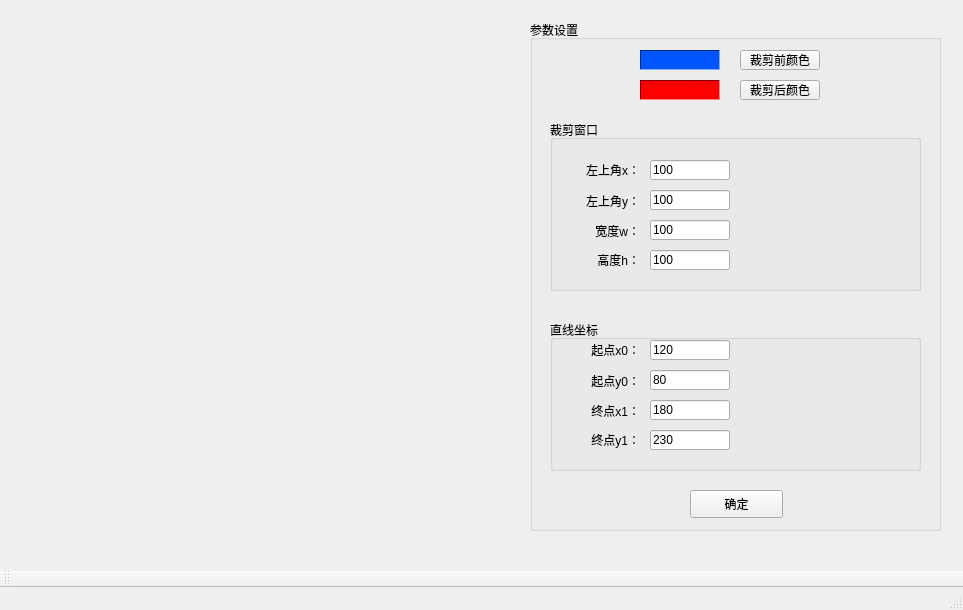
<?xml version="1.0" encoding="UTF-8"?>
<ui version="4.0">
 <class>MainWindow</class>
 <widget class="QMainWindow" name="MainWindow">
  <property name="geometry">
   <rect>
    <x>0</x>
    <y>0</y>
    <width>963</width>
    <height>610</height>
   </rect>
  </property>
  <property name="windowTitle">
   <string>实验10 直线的裁剪</string>
  </property>
  <widget class="QWidget" name="centralwidget">
   <widget class="QGroupBox" name="groupBox_set">
    <property name="geometry">
     <rect>
      <x>530</x>
      <y>20</y>
      <width>411</width>
      <height>511</height>
     </rect>
    </property>
    <property name="title">
     <string>参数设置</string>
    </property>
    <widget class="QFrame" name="frame_oldColor">
     <property name="geometry">
      <rect>
       <x>110</x>
       <y>30</y>
       <width>80</width>
       <height>20</height>
      </rect>
     </property>
     <property name="palette">
      <palette>
       <active>
        <colorrole role="WindowText">
         <brush brushstyle="SolidPattern">
          <color alpha="255">
           <red>0</red>
           <green>0</green>
           <blue>0</blue>
          </color>
         </brush>
        </colorrole>
        <colorrole role="Button">
         <brush brushstyle="SolidPattern">
          <color alpha="255">
           <red>0</red>
           <green>85</green>
           <blue>255</blue>
          </color>
         </brush>
        </colorrole>
        <colorrole role="Light">
         <brush brushstyle="SolidPattern">
          <color alpha="255">
           <red>127</red>
           <green>170</green>
           <blue>255</blue>
          </color>
         </brush>
        </colorrole>
        <colorrole role="Midlight">
         <brush brushstyle="SolidPattern">
          <color alpha="255">
           <red>63</red>
           <green>127</green>
           <blue>255</blue>
          </color>
         </brush>
        </colorrole>
        <colorrole role="Dark">
         <brush brushstyle="SolidPattern">
          <color alpha="255">
           <red>0</red>
           <green>42</green>
           <blue>127</blue>
          </color>
         </brush>
        </colorrole>
        <colorrole role="Mid">
         <brush brushstyle="SolidPattern">
          <color alpha="255">
           <red>0</red>
           <green>56</green>
           <blue>170</blue>
          </color>
         </brush>
        </colorrole>
        <colorrole role="Text">
         <brush brushstyle="SolidPattern">
          <color alpha="255">
           <red>0</red>
           <green>0</green>
           <blue>0</blue>
          </color>
         </brush>
        </colorrole>
        <colorrole role="BrightText">
         <brush brushstyle="SolidPattern">
          <color alpha="255">
           <red>255</red>
           <green>255</green>
           <blue>255</blue>
          </color>
         </brush>
        </colorrole>
        <colorrole role="ButtonText">
         <brush brushstyle="SolidPattern">
          <color alpha="255">
           <red>0</red>
           <green>0</green>
           <blue>0</blue>
          </color>
         </brush>
        </colorrole>
        <colorrole role="Base">
         <brush brushstyle="SolidPattern">
          <color alpha="255">
           <red>255</red>
           <green>255</green>
           <blue>255</blue>
          </color>
         </brush>
        </colorrole>
        <colorrole role="Window">
         <brush brushstyle="SolidPattern">
          <color alpha="255">
           <red>0</red>
           <green>85</green>
           <blue>255</blue>
          </color>
         </brush>
        </colorrole>
        <colorrole role="Shadow">
         <brush brushstyle="SolidPattern">
          <color alpha="255">
           <red>0</red>
           <green>0</green>
           <blue>0</blue>
          </color>
         </brush>
        </colorrole>
        <colorrole role="AlternateBase">
         <brush brushstyle="SolidPattern">
          <color alpha="255">
           <red>127</red>
           <green>170</green>
           <blue>255</blue>
          </color>
         </brush>
        </colorrole>
        <colorrole role="ToolTipBase">
         <brush brushstyle="SolidPattern">
          <color alpha="255">
           <red>255</red>
           <green>255</green>
           <blue>220</blue>
          </color>
         </brush>
        </colorrole>
        <colorrole role="ToolTipText">
         <brush brushstyle="SolidPattern">
          <color alpha="255">
           <red>0</red>
           <green>0</green>
           <blue>0</blue>
          </color>
         </brush>
        </colorrole>
        <colorrole role="PlaceholderText">
         <brush brushstyle="SolidPattern">
          <color alpha="128">
           <red>0</red>
           <green>0</green>
           <blue>0</blue>
          </color>
         </brush>
        </colorrole>
       </active>
       <inactive>
        <colorrole role="WindowText">
         <brush brushstyle="SolidPattern">
          <color alpha="255">
           <red>0</red>
           <green>0</green>
           <blue>0</blue>
          </color>
         </brush>
        </colorrole>
        <colorrole role="Button">
         <brush brushstyle="SolidPattern">
          <color alpha="255">
           <red>0</red>
           <green>85</green>
           <blue>255</blue>
          </color>
         </brush>
        </colorrole>
        <colorrole role="Light">
         <brush brushstyle="SolidPattern">
          <color alpha="255">
           <red>127</red>
           <green>170</green>
           <blue>255</blue>
          </color>
         </brush>
        </colorrole>
        <colorrole role="Midlight">
         <brush brushstyle="SolidPattern">
          <color alpha="255">
           <red>63</red>
           <green>127</green>
           <blue>255</blue>
          </color>
         </brush>
        </colorrole>
        <colorrole role="Dark">
         <brush brushstyle="SolidPattern">
          <color alpha="255">
           <red>0</red>
           <green>42</green>
           <blue>127</blue>
          </color>
         </brush>
        </colorrole>
        <colorrole role="Mid">
         <brush brushstyle="SolidPattern">
          <color alpha="255">
           <red>0</red>
           <green>56</green>
           <blue>170</blue>
          </color>
         </brush>
        </colorrole>
        <colorrole role="Text">
         <brush brushstyle="SolidPattern">
          <color alpha="255">
           <red>0</red>
           <green>0</green>
           <blue>0</blue>
          </color>
         </brush>
        </colorrole>
        <colorrole role="BrightText">
         <brush brushstyle="SolidPattern">
          <color alpha="255">
           <red>255</red>
           <green>255</green>
           <blue>255</blue>
          </color>
         </brush>
        </colorrole>
        <colorrole role="ButtonText">
         <brush brushstyle="SolidPattern">
          <color alpha="255">
           <red>0</red>
           <green>0</green>
           <blue>0</blue>
          </color>
         </brush>
        </colorrole>
        <colorrole role="Base">
         <brush brushstyle="SolidPattern">
          <color alpha="255">
           <red>255</red>
           <green>255</green>
           <blue>255</blue>
          </color>
         </brush>
        </colorrole>
        <colorrole role="Window">
         <brush brushstyle="SolidPattern">
          <color alpha="255">
           <red>0</red>
           <green>85</green>
           <blue>255</blue>
          </color>
         </brush>
        </colorrole>
        <colorrole role="Shadow">
         <brush brushstyle="SolidPattern">
          <color alpha="255">
           <red>0</red>
           <green>0</green>
           <blue>0</blue>
          </color>
         </brush>
        </colorrole>
        <colorrole role="AlternateBase">
         <brush brushstyle="SolidPattern">
          <color alpha="255">
           <red>127</red>
           <green>170</green>
           <blue>255</blue>
          </color>
         </brush>
        </colorrole>
        <colorrole role="ToolTipBase">
         <brush brushstyle="SolidPattern">
          <color alpha="255">
           <red>255</red>
           <green>255</green>
           <blue>220</blue>
          </color>
         </brush>
        </colorrole>
        <colorrole role="ToolTipText">
         <brush brushstyle="SolidPattern">
          <color alpha="255">
           <red>0</red>
           <green>0</green>
           <blue>0</blue>
          </color>
         </brush>
        </colorrole>
        <colorrole role="PlaceholderText">
         <brush brushstyle="SolidPattern">
          <color alpha="128">
           <red>0</red>
           <green>0</green>
           <blue>0</blue>
          </color>
         </brush>
        </colorrole>
       </inactive>
       <disabled>
        <colorrole role="WindowText">
         <brush brushstyle="SolidPattern">
          <color alpha="255">
           <red>0</red>
           <green>42</green>
           <blue>127</blue>
          </color>
         </brush>
        </colorrole>
        <colorrole role="Button">
         <brush brushstyle="SolidPattern">
          <color alpha="255">
           <red>0</red>
           <green>85</green>
           <blue>255</blue>
          </color>
         </brush>
        </colorrole>
        <colorrole role="Light">
         <brush brushstyle="SolidPattern">
          <color alpha="255">
           <red>127</red>
           <green>170</green>
           <blue>255</blue>
          </color>
         </brush>
        </colorrole>
        <colorrole role="Midlight">
         <brush brushstyle="SolidPattern">
          <color alpha="255">
           <red>63</red>
           <green>127</green>
           <blue>255</blue>
          </color>
         </brush>
        </colorrole>
        <colorrole role="Dark">
         <brush brushstyle="SolidPattern">
          <color alpha="255">
           <red>0</red>
           <green>42</green>
           <blue>127</blue>
          </color>
         </brush>
        </colorrole>
        <colorrole role="Mid">
         <brush brushstyle="SolidPattern">
          <color alpha="255">
           <red>0</red>
           <green>56</green>
           <blue>170</blue>
          </color>
         </brush>
        </colorrole>
        <colorrole role="Text">
         <brush brushstyle="SolidPattern">
          <color alpha="255">
           <red>0</red>
           <green>42</green>
           <blue>127</blue>
          </color>
         </brush>
        </colorrole>
        <colorrole role="BrightText">
         <brush brushstyle="SolidPattern">
          <color alpha="255">
           <red>255</red>
           <green>255</green>
           <blue>255</blue>
          </color>
         </brush>
        </colorrole>
        <colorrole role="ButtonText">
         <brush brushstyle="SolidPattern">
          <color alpha="255">
           <red>0</red>
           <green>42</green>
           <blue>127</blue>
          </color>
         </brush>
        </colorrole>
        <colorrole role="Base">
         <brush brushstyle="SolidPattern">
          <color alpha="255">
           <red>0</red>
           <green>85</green>
           <blue>255</blue>
          </color>
         </brush>
        </colorrole>
        <colorrole role="Window">
         <brush brushstyle="SolidPattern">
          <color alpha="255">
           <red>0</red>
           <green>85</green>
           <blue>255</blue>
          </color>
         </brush>
        </colorrole>
        <colorrole role="Shadow">
         <brush brushstyle="SolidPattern">
          <color alpha="255">
           <red>0</red>
           <green>0</green>
           <blue>0</blue>
          </color>
         </brush>
        </colorrole>
        <colorrole role="AlternateBase">
         <brush brushstyle="SolidPattern">
          <color alpha="255">
           <red>0</red>
           <green>85</green>
           <blue>255</blue>
          </color>
         </brush>
        </colorrole>
        <colorrole role="ToolTipBase">
         <brush brushstyle="SolidPattern">
          <color alpha="255">
           <red>255</red>
           <green>255</green>
           <blue>220</blue>
          </color>
         </brush>
        </colorrole>
        <colorrole role="ToolTipText">
         <brush brushstyle="SolidPattern">
          <color alpha="255">
           <red>0</red>
           <green>0</green>
           <blue>0</blue>
          </color>
         </brush>
        </colorrole>
        <colorrole role="PlaceholderText">
         <brush brushstyle="SolidPattern">
          <color alpha="128">
           <red>0</red>
           <green>0</green>
           <blue>0</blue>
          </color>
         </brush>
        </colorrole>
       </disabled>
      </palette>
     </property>
     <property name="autoFillBackground">
      <bool>true</bool>
     </property>
     <property name="frameShape">
      <enum>QFrame::Panel</enum>
     </property>
     <property name="frameShadow">
      <enum>QFrame::Sunken</enum>
     </property>
    </widget>
    <widget class="QPushButton" name="pushButton_oldColor">
     <property name="geometry">
      <rect>
       <x>210</x>
       <y>30</y>
       <width>80</width>
       <height>20</height>
      </rect>
     </property>
     <property name="text">
      <string>裁剪前颜色</string>
     </property>
    </widget>
    <widget class="QGroupBox" name="groupBox">
     <property name="geometry">
      <rect>
       <x>20</x>
       <y>100</y>
       <width>371</width>
       <height>171</height>
      </rect>
     </property>
     <property name="title">
      <string>裁剪窗口</string>
     </property>
     <widget class="QLineEdit" name="lineEdit_w">
      <property name="geometry">
       <rect>
        <x>100</x>
        <y>100</y>
        <width>80</width>
        <height>20</height>
       </rect>
      </property>
      <property name="text">
       <string>100</string>
      </property>
     </widget>
     <widget class="QLabel" name="label_lefty">
      <property name="geometry">
       <rect>
        <x>10</x>
        <y>70</y>
        <width>80</width>
        <height>21</height>
       </rect>
      </property>
      <property name="layoutDirection">
       <enum>Qt::RightToLeft</enum>
      </property>
      <property name="text">
       <string>左上角y：</string>
      </property>
      <property name="alignment">
       <set>Qt::AlignRight|Qt::AlignTrailing|Qt::AlignVCenter</set>
      </property>
     </widget>
     <widget class="QLineEdit" name="lineEdit_leftx">
      <property name="geometry">
       <rect>
        <x>100</x>
        <y>40</y>
        <width>80</width>
        <height>20</height>
       </rect>
      </property>
      <property name="text">
       <string>100</string>
      </property>
     </widget>
     <widget class="QLineEdit" name="lineEdit_lefty">
      <property name="geometry">
       <rect>
        <x>100</x>
        <y>70</y>
        <width>80</width>
        <height>20</height>
       </rect>
      </property>
      <property name="text">
       <string>100</string>
      </property>
     </widget>
     <widget class="QLabel" name="label_w">
      <property name="geometry">
       <rect>
        <x>10</x>
        <y>100</y>
        <width>80</width>
        <height>21</height>
       </rect>
      </property>
      <property name="layoutDirection">
       <enum>Qt::RightToLeft</enum>
      </property>
      <property name="text">
       <string>宽度w：</string>
      </property>
      <property name="alignment">
       <set>Qt::AlignRight|Qt::AlignTrailing|Qt::AlignVCenter</set>
      </property>
     </widget>
     <widget class="QLabel" name="label_leftx">
      <property name="geometry">
       <rect>
        <x>10</x>
        <y>40</y>
        <width>80</width>
        <height>20</height>
       </rect>
      </property>
      <property name="layoutDirection">
       <enum>Qt::RightToLeft</enum>
      </property>
      <property name="text">
       <string>左上角x：</string>
      </property>
      <property name="alignment">
       <set>Qt::AlignRight|Qt::AlignTrailing|Qt::AlignVCenter</set>
      </property>
     </widget>
     <widget class="QLineEdit" name="lineEdit_h">
      <property name="geometry">
       <rect>
        <x>100</x>
        <y>130</y>
        <width>80</width>
        <height>20</height>
       </rect>
      </property>
      <property name="text">
       <string>100</string>
      </property>
     </widget>
     <widget class="QLabel" name="label_h">
      <property name="geometry">
       <rect>
        <x>10</x>
        <y>130</y>
        <width>80</width>
        <height>20</height>
       </rect>
      </property>
      <property name="layoutDirection">
       <enum>Qt::RightToLeft</enum>
      </property>
      <property name="text">
       <string>高度h：</string>
      </property>
      <property name="alignment">
       <set>Qt::AlignRight|Qt::AlignTrailing|Qt::AlignVCenter</set>
      </property>
     </widget>
    </widget>
    <widget class="QPushButton" name="pushButton_ok">
     <property name="geometry">
      <rect>
       <x>160</x>
       <y>470</y>
       <width>93</width>
       <height>28</height>
      </rect>
     </property>
     <property name="text">
      <string>确定</string>
     </property>
    </widget>
    <widget class="QGroupBox" name="groupBox_2">
     <property name="geometry">
      <rect>
       <x>20</x>
       <y>300</y>
       <width>371</width>
       <height>151</height>
      </rect>
     </property>
     <property name="title">
      <string>直线坐标</string>
     </property>
     <widget class="QLabel" name="label_y0">
      <property name="geometry">
       <rect>
        <x>10</x>
        <y>50</y>
        <width>80</width>
        <height>21</height>
       </rect>
      </property>
      <property name="layoutDirection">
       <enum>Qt::RightToLeft</enum>
      </property>
      <property name="text">
       <string>起点y0：</string>
      </property>
      <property name="alignment">
       <set>Qt::AlignRight|Qt::AlignTrailing|Qt::AlignVCenter</set>
      </property>
     </widget>
     <widget class="QLabel" name="label_y1">
      <property name="geometry">
       <rect>
        <x>10</x>
        <y>110</y>
        <width>80</width>
        <height>20</height>
       </rect>
      </property>
      <property name="layoutDirection">
       <enum>Qt::RightToLeft</enum>
      </property>
      <property name="text">
       <string>终点y1：</string>
      </property>
      <property name="alignment">
       <set>Qt::AlignRight|Qt::AlignTrailing|Qt::AlignVCenter</set>
      </property>
     </widget>
     <widget class="QLineEdit" name="lineEdit_x0">
      <property name="geometry">
       <rect>
        <x>100</x>
        <y>20</y>
        <width>80</width>
        <height>20</height>
       </rect>
      </property>
      <property name="text">
       <string>120</string>
      </property>
     </widget>
     <widget class="QLineEdit" name="lineEdit_x1">
      <property name="geometry">
       <rect>
        <x>100</x>
        <y>80</y>
        <width>80</width>
        <height>20</height>
       </rect>
      </property>
      <property name="text">
       <string>180</string>
      </property>
     </widget>
     <widget class="QLabel" name="label_x0">
      <property name="geometry">
       <rect>
        <x>10</x>
        <y>20</y>
        <width>80</width>
        <height>20</height>
       </rect>
      </property>
      <property name="layoutDirection">
       <enum>Qt::RightToLeft</enum>
      </property>
      <property name="text">
       <string>起点x0：</string>
      </property>
      <property name="alignment">
       <set>Qt::AlignRight|Qt::AlignTrailing|Qt::AlignVCenter</set>
      </property>
     </widget>
     <widget class="QLineEdit" name="lineEdit_y1">
      <property name="geometry">
       <rect>
        <x>100</x>
        <y>110</y>
        <width>80</width>
        <height>20</height>
       </rect>
      </property>
      <property name="text">
       <string>230</string>
      </property>
     </widget>
     <widget class="QLineEdit" name="lineEdit_y0">
      <property name="geometry">
       <rect>
        <x>100</x>
        <y>50</y>
        <width>80</width>
        <height>20</height>
       </rect>
      </property>
      <property name="text">
       <string>80</string>
      </property>
     </widget>
     <widget class="QLabel" name="label_x1">
      <property name="geometry">
       <rect>
        <x>10</x>
        <y>80</y>
        <width>80</width>
        <height>21</height>
       </rect>
      </property>
      <property name="layoutDirection">
       <enum>Qt::RightToLeft</enum>
      </property>
      <property name="text">
       <string>终点x1：</string>
      </property>
      <property name="alignment">
       <set>Qt::AlignRight|Qt::AlignTrailing|Qt::AlignVCenter</set>
      </property>
     </widget>
    </widget>
    <widget class="QPushButton" name="pushButton_newColor">
     <property name="geometry">
      <rect>
       <x>210</x>
       <y>60</y>
       <width>80</width>
       <height>20</height>
      </rect>
     </property>
     <property name="text">
      <string>裁剪后颜色</string>
     </property>
    </widget>
    <widget class="QFrame" name="frame_newColor">
     <property name="geometry">
      <rect>
       <x>110</x>
       <y>60</y>
       <width>80</width>
       <height>20</height>
      </rect>
     </property>
     <property name="palette">
      <palette>
       <active>
        <colorrole role="WindowText">
         <brush brushstyle="SolidPattern">
          <color alpha="255">
           <red>0</red>
           <green>0</green>
           <blue>0</blue>
          </color>
         </brush>
        </colorrole>
        <colorrole role="Button">
         <brush brushstyle="SolidPattern">
          <color alpha="255">
           <red>255</red>
           <green>0</green>
           <blue>0</blue>
          </color>
         </brush>
        </colorrole>
        <colorrole role="Light">
         <brush brushstyle="SolidPattern">
          <color alpha="255">
           <red>255</red>
           <green>127</green>
           <blue>127</blue>
          </color>
         </brush>
        </colorrole>
        <colorrole role="Midlight">
         <brush brushstyle="SolidPattern">
          <color alpha="255">
           <red>255</red>
           <green>63</green>
           <blue>63</blue>
          </color>
         </brush>
        </colorrole>
        <colorrole role="Dark">
         <brush brushstyle="SolidPattern">
          <color alpha="255">
           <red>127</red>
           <green>0</green>
           <blue>0</blue>
          </color>
         </brush>
        </colorrole>
        <colorrole role="Mid">
         <brush brushstyle="SolidPattern">
          <color alpha="255">
           <red>170</red>
           <green>0</green>
           <blue>0</blue>
          </color>
         </brush>
        </colorrole>
        <colorrole role="Text">
         <brush brushstyle="SolidPattern">
          <color alpha="255">
           <red>0</red>
           <green>0</green>
           <blue>0</blue>
          </color>
         </brush>
        </colorrole>
        <colorrole role="BrightText">
         <brush brushstyle="SolidPattern">
          <color alpha="255">
           <red>255</red>
           <green>255</green>
           <blue>255</blue>
          </color>
         </brush>
        </colorrole>
        <colorrole role="ButtonText">
         <brush brushstyle="SolidPattern">
          <color alpha="255">
           <red>0</red>
           <green>0</green>
           <blue>0</blue>
          </color>
         </brush>
        </colorrole>
        <colorrole role="Base">
         <brush brushstyle="SolidPattern">
          <color alpha="255">
           <red>255</red>
           <green>255</green>
           <blue>255</blue>
          </color>
         </brush>
        </colorrole>
        <colorrole role="Window">
         <brush brushstyle="SolidPattern">
          <color alpha="255">
           <red>255</red>
           <green>0</green>
           <blue>0</blue>
          </color>
         </brush>
        </colorrole>
        <colorrole role="Shadow">
         <brush brushstyle="SolidPattern">
          <color alpha="255">
           <red>0</red>
           <green>0</green>
           <blue>0</blue>
          </color>
         </brush>
        </colorrole>
        <colorrole role="AlternateBase">
         <brush brushstyle="SolidPattern">
          <color alpha="255">
           <red>255</red>
           <green>127</green>
           <blue>127</blue>
          </color>
         </brush>
        </colorrole>
        <colorrole role="ToolTipBase">
         <brush brushstyle="SolidPattern">
          <color alpha="255">
           <red>255</red>
           <green>255</green>
           <blue>220</blue>
          </color>
         </brush>
        </colorrole>
        <colorrole role="ToolTipText">
         <brush brushstyle="SolidPattern">
          <color alpha="255">
           <red>0</red>
           <green>0</green>
           <blue>0</blue>
          </color>
         </brush>
        </colorrole>
        <colorrole role="PlaceholderText">
         <brush brushstyle="SolidPattern">
          <color alpha="128">
           <red>0</red>
           <green>0</green>
           <blue>0</blue>
          </color>
         </brush>
        </colorrole>
       </active>
       <inactive>
        <colorrole role="WindowText">
         <brush brushstyle="SolidPattern">
          <color alpha="255">
           <red>0</red>
           <green>0</green>
           <blue>0</blue>
          </color>
         </brush>
        </colorrole>
        <colorrole role="Button">
         <brush brushstyle="SolidPattern">
          <color alpha="255">
           <red>255</red>
           <green>0</green>
           <blue>0</blue>
          </color>
         </brush>
        </colorrole>
        <colorrole role="Light">
         <brush brushstyle="SolidPattern">
          <color alpha="255">
           <red>255</red>
           <green>127</green>
           <blue>127</blue>
          </color>
         </brush>
        </colorrole>
        <colorrole role="Midlight">
         <brush brushstyle="SolidPattern">
          <color alpha="255">
           <red>255</red>
           <green>63</green>
           <blue>63</blue>
          </color>
         </brush>
        </colorrole>
        <colorrole role="Dark">
         <brush brushstyle="SolidPattern">
          <color alpha="255">
           <red>127</red>
           <green>0</green>
           <blue>0</blue>
          </color>
         </brush>
        </colorrole>
        <colorrole role="Mid">
         <brush brushstyle="SolidPattern">
          <color alpha="255">
           <red>170</red>
           <green>0</green>
           <blue>0</blue>
          </color>
         </brush>
        </colorrole>
        <colorrole role="Text">
         <brush brushstyle="SolidPattern">
          <color alpha="255">
           <red>0</red>
           <green>0</green>
           <blue>0</blue>
          </color>
         </brush>
        </colorrole>
        <colorrole role="BrightText">
         <brush brushstyle="SolidPattern">
          <color alpha="255">
           <red>255</red>
           <green>255</green>
           <blue>255</blue>
          </color>
         </brush>
        </colorrole>
        <colorrole role="ButtonText">
         <brush brushstyle="SolidPattern">
          <color alpha="255">
           <red>0</red>
           <green>0</green>
           <blue>0</blue>
          </color>
         </brush>
        </colorrole>
        <colorrole role="Base">
         <brush brushstyle="SolidPattern">
          <color alpha="255">
           <red>255</red>
           <green>255</green>
           <blue>255</blue>
          </color>
         </brush>
        </colorrole>
        <colorrole role="Window">
         <brush brushstyle="SolidPattern">
          <color alpha="255">
           <red>255</red>
           <green>0</green>
           <blue>0</blue>
          </color>
         </brush>
        </colorrole>
        <colorrole role="Shadow">
         <brush brushstyle="SolidPattern">
          <color alpha="255">
           <red>0</red>
           <green>0</green>
           <blue>0</blue>
          </color>
         </brush>
        </colorrole>
        <colorrole role="AlternateBase">
         <brush brushstyle="SolidPattern">
          <color alpha="255">
           <red>255</red>
           <green>127</green>
           <blue>127</blue>
          </color>
         </brush>
        </colorrole>
        <colorrole role="ToolTipBase">
         <brush brushstyle="SolidPattern">
          <color alpha="255">
           <red>255</red>
           <green>255</green>
           <blue>220</blue>
          </color>
         </brush>
        </colorrole>
        <colorrole role="ToolTipText">
         <brush brushstyle="SolidPattern">
          <color alpha="255">
           <red>0</red>
           <green>0</green>
           <blue>0</blue>
          </color>
         </brush>
        </colorrole>
        <colorrole role="PlaceholderText">
         <brush brushstyle="SolidPattern">
          <color alpha="128">
           <red>0</red>
           <green>0</green>
           <blue>0</blue>
          </color>
         </brush>
        </colorrole>
       </inactive>
       <disabled>
        <colorrole role="WindowText">
         <brush brushstyle="SolidPattern">
          <color alpha="255">
           <red>127</red>
           <green>0</green>
           <blue>0</blue>
          </color>
         </brush>
        </colorrole>
        <colorrole role="Button">
         <brush brushstyle="SolidPattern">
          <color alpha="255">
           <red>255</red>
           <green>0</green>
           <blue>0</blue>
          </color>
         </brush>
        </colorrole>
        <colorrole role="Light">
         <brush brushstyle="SolidPattern">
          <color alpha="255">
           <red>255</red>
           <green>127</green>
           <blue>127</blue>
          </color>
         </brush>
        </colorrole>
        <colorrole role="Midlight">
         <brush brushstyle="SolidPattern">
          <color alpha="255">
           <red>255</red>
           <green>63</green>
           <blue>63</blue>
          </color>
         </brush>
        </colorrole>
        <colorrole role="Dark">
         <brush brushstyle="SolidPattern">
          <color alpha="255">
           <red>127</red>
           <green>0</green>
           <blue>0</blue>
          </color>
         </brush>
        </colorrole>
        <colorrole role="Mid">
         <brush brushstyle="SolidPattern">
          <color alpha="255">
           <red>170</red>
           <green>0</green>
           <blue>0</blue>
          </color>
         </brush>
        </colorrole>
        <colorrole role="Text">
         <brush brushstyle="SolidPattern">
          <color alpha="255">
           <red>127</red>
           <green>0</green>
           <blue>0</blue>
          </color>
         </brush>
        </colorrole>
        <colorrole role="BrightText">
         <brush brushstyle="SolidPattern">
          <color alpha="255">
           <red>255</red>
           <green>255</green>
           <blue>255</blue>
          </color>
         </brush>
        </colorrole>
        <colorrole role="ButtonText">
         <brush brushstyle="SolidPattern">
          <color alpha="255">
           <red>127</red>
           <green>0</green>
           <blue>0</blue>
          </color>
         </brush>
        </colorrole>
        <colorrole role="Base">
         <brush brushstyle="SolidPattern">
          <color alpha="255">
           <red>255</red>
           <green>0</green>
           <blue>0</blue>
          </color>
         </brush>
        </colorrole>
        <colorrole role="Window">
         <brush brushstyle="SolidPattern">
          <color alpha="255">
           <red>255</red>
           <green>0</green>
           <blue>0</blue>
          </color>
         </brush>
        </colorrole>
        <colorrole role="Shadow">
         <brush brushstyle="SolidPattern">
          <color alpha="255">
           <red>0</red>
           <green>0</green>
           <blue>0</blue>
          </color>
         </brush>
        </colorrole>
        <colorrole role="AlternateBase">
         <brush brushstyle="SolidPattern">
          <color alpha="255">
           <red>255</red>
           <green>0</green>
           <blue>0</blue>
          </color>
         </brush>
        </colorrole>
        <colorrole role="ToolTipBase">
         <brush brushstyle="SolidPattern">
          <color alpha="255">
           <red>255</red>
           <green>255</green>
           <blue>220</blue>
          </color>
         </brush>
        </colorrole>
        <colorrole role="ToolTipText">
         <brush brushstyle="SolidPattern">
          <color alpha="255">
           <red>0</red>
           <green>0</green>
           <blue>0</blue>
          </color>
         </brush>
        </colorrole>
        <colorrole role="PlaceholderText">
         <brush brushstyle="SolidPattern">
          <color alpha="128">
           <red>0</red>
           <green>0</green>
           <blue>0</blue>
          </color>
         </brush>
        </colorrole>
       </disabled>
      </palette>
     </property>
     <property name="autoFillBackground">
      <bool>true</bool>
     </property>
     <property name="frameShape">
      <enum>QFrame::Panel</enum>
     </property>
     <property name="frameShadow">
      <enum>QFrame::Sunken</enum>
     </property>
    </widget>
   </widget>
  </widget>
  <widget class="QMenuBar" name="menubar">
   <property name="geometry">
    <rect>
     <x>0</x>
     <y>0</y>
     <width>963</width>
     <height>26</height>
    </rect>
   </property>
  </widget>
  <widget class="QStatusBar" name="statusbar"/>
  <widget class="QToolBar" name="mainToolBar">
   <property name="windowTitle">
    <string>toolBar</string>
   </property>
   <attribute name="toolBarArea">
    <enum>BottomToolBarArea</enum>
   </attribute>
   <attribute name="toolBarBreak">
    <bool>false</bool>
   </attribute>
  </widget>
 </widget>
 <resources/>
 <connections/>
</ui>
